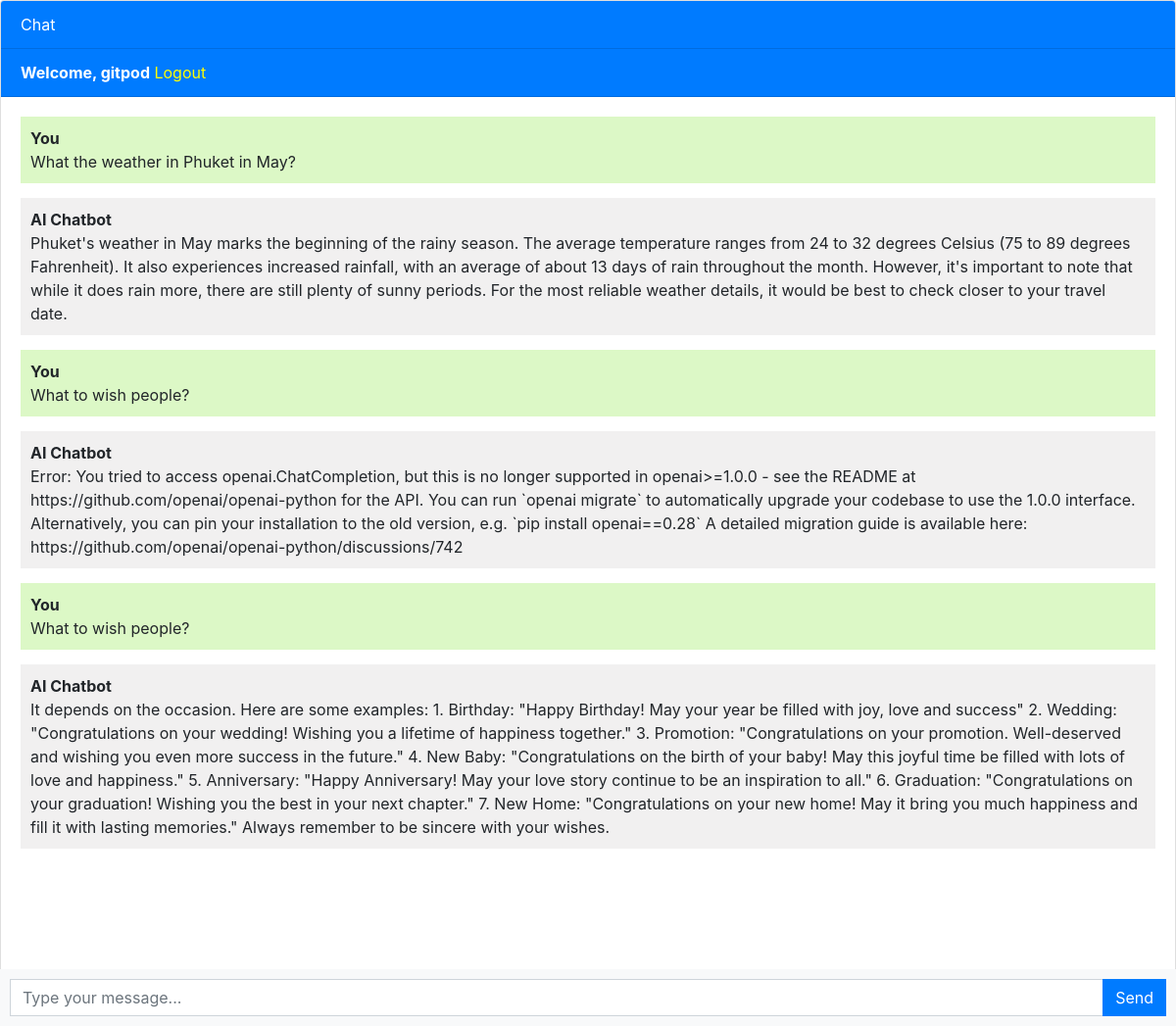
/ (signed in), run on the app's committed database.
### chatbot/models.py (models this page shows, shortened)
class Chat(models.Model):
    user = models.ForeignKey(User, on_delete=models.CASCADE)
    message = models.TextField()
    response = models.TextField()
    created_at = models.DateTimeField(auto_now_add=True)

### chatbot/views.py (the view)
# urls.py: path('', views.chatbot, name='chatbot'),
def chatbot(request):
    if not request.user.is_authenticated:
        return redirect('chatbot')  # Redirect to login if user is not authenticated
    chats = Chat.objects.filter(user=request.user)
    if request.method == 'POST':
        message = request.POST.get('message')
        response = ask_openai(message)
        chat = Chat(user=request.user, message=message, response=response, created_at=timezone.now())
        chat.save()
        return JsonResponse({'message': message, 'response': response})
    return render(request, 'chatbot.html', {'chats': chats})

### templates/chatbot.html (shortened to what this page needs)
{% extends 'base.html' %}
{% block content %}
<div class="chat-container">
  <div class="card flex-grow-1">
    <div class="card-header bg-primary text-white">Chat</div>
    {% if user.is_authenticated %}
    <div class="card-header bg-primary text-white"><b>Welcome, {{user.username}}</b>   <a style="color: yellow;" href="logout">Logout</a></div>
    {% else %}
    <div class="card-header bg-primary text-white"><a style="color: yellow" href="login">Login</a>   <a style="color: yellow;" href="register">Register</a></div>
    {% endif %}
    <div class="card-body messages-box">
      <ul class="list-unstyled messages-list">
        {% for chat in chats %}
          {% if chat.user == request.user %}
            <li class="message sent">
          <div class="message-text">
            <div class="message-sender">
              <b>You</b>
            </div>
            <div class="message-content">
              {{chat.message}}
            </div>
          </div>
        </li>
        <li class="message received">
          <div class="message-text">
            <div class="message-sender">
              <b>AI Chatbot</b>
            </div>
            <div class="message-content">
              {{chat.response}}
            </div>
          </div>
        </li>
          {% endif %}
        {% endfor %}
      </ul>
    </div>
    <br><br>
    <br><br>
    <br><br>
  </div>
  <form class="message-form">
    <div class="input-group">
      <input type="text" class="form-control message-input" placeholder="Type your message...">
      <div class="input-group-append">
        <button type="submit" class="btn btn-primary btn-send">Send</button>
      </div>
    </div>
  </form>
</div>
{% endblock %}

### templates/chatbot.html (style rules this page uses)
body, html { height: 100%; }
.messages-box { flex: 1; overflow-y: auto; }
.messages-list { padding-left: 0; }
.message { margin-bottom: 15px; list-style: none; }
.message-text { padding: 10px; border-radius: 5px; }
.sent { background-color: #dcf8c6; align-self: flex-end; }
.received { background-color: #f1f0f0; align-self: flex-start; }
.message-form { display: flex; position: fixed; bottom: 0; left: 0; right: 0; padding: 10px; background-color: #f8f9fa; }
.message-input { flex: 1; border-radius: 0; border-right: none; }
.btn-send { border-radius: 0; }
.chat-container { height: 100%; display: flex; flex-direction: column; }

### data on the page
Chat: message "What the weather in Phuket in May?", response "Phuket's weather in May marks the beginning of the rainy season. The average temperature ranges from 24 to 32 degrees Celsius (75 to 89 degrees Fahrenheit). It also experiences increased rainfall, with an average of about 13 days of rain throughout the month. However, it's important to note that while it does rain more, there are still plenty of sunny periods. For the most reliable weather details, it would be best to check closer to your travel date."
Chat: message "What to wish people?", response "Error: You tried to access openai.ChatCompletion, but this is no longer supported in openai>=1.0.0 - see the README at https://github.com/openai/openai-python for the API. You can run `openai migrate` to automatically upgrade your codebase to use the 1.0.0 interface. Alternatively, you can pin your installation to the old version, e.g. `pip install openai==0.28` A detailed migration guide is available here: https://github.com/openai/openai-python/discussions/742"
Chat: message "What to wish people?", response "It depends on the occasion. Here are some examples: 1. Birthday: \"Happy Birthday! May your year be filled with joy, love and success\" 2. Wedding: \"Congratulations on your wedding! Wishing you a lifetime of happiness together.\" 3. Promotion: \"Congratulations on your promotion. Well-deserved and wishing you even more success in the future.\" 4. New Baby: \"Congratulations on the birth of your baby! May this joyful time be filled with lots of love and happiness.\" 5. Anniversary: \"Happy Anniversary! May your love story continue to be an inspiration to all.\" 6. Graduation: \"Congratulations on your graduation! Wishing you the best in your next chapter.\" 7. New Home: \"Congratulations on your new…"

### other printed values
{{ user.username }} "gitpod"
